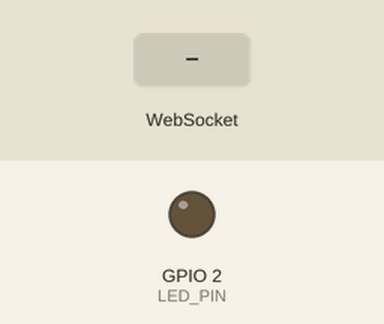
This sketch was run on a simulated ESP32. On the bench: output pins drawn as LEDs (lit = HIGH). Inputs (shaded band) come from the test bench. WiFi joins after 1.5 s; servers stay silent unless stated; storage starts empty; what the sketch prints to the serial monitor is not drawn.

Above: at 2.7 s.
2.8 s: WebSocket text "BALLOON_POPPED" received
At 2.9 s:
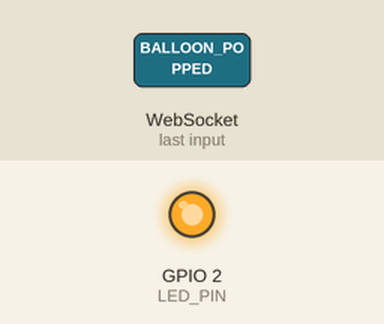
Timing chart, 0 to 5.8 s (numbered marks = the images above; inputs shaded):
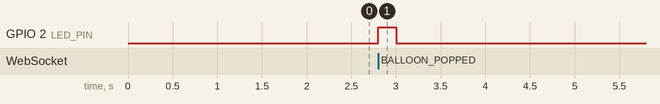

Measured:
- after the input at 2.8 s, GPIO 2 (LED_PIN): LOW → HIGH at once, → LOW 0.20 s later

The sketch:

main.ino
```cpp
#include <WiFi.h>
#include <WebServer.h>
#include <WebSocketsServer.h>
#include <LittleFS.h>

// משתני הרשת שנמצאים בשימוש (מבוסס על קובץ ה-WiFi שלך)
extern const char* home_ssid;
extern const char* home_password;
extern WebServer server;
extern WebSocketsServer webSocket;

// ==========================================
// פונקציית התחברות ל-WiFi
// ==========================================
void connectToWifi() {
  Serial.print("Connecting to Home WiFi: ");
  Serial.println(home_ssid);

  WiFi.begin(home_ssid, home_password);

  // לולאת המקבילה שממתינה עד שהחיבור יושלם בהצלחה
  while (WiFi.status() != WL_CONNECTED) {
    delay(500);
    Serial.print(".");
  }

  Serial.println("\n--- WiFi Connected Successfully! ---");
  Serial.print("ESP32 IP Address (Type this in your Quest 3): http://");
  Serial.println(WiFi.localIP()); // הדפסת ה-IP המקומי עבור המשקפיים
}

// ==========================================
// פונקציית עזר לשרת ה-HTTP (הגשת קבצים מ-LittleFS)
// ==========================================
bool handleFileRead(String path) {
  Serial.println("HTTP Request for: " + path);

  // אם גולשים לנתיב הראשי, נגיש את קובץ ה-index.html
  if (path.endsWith("/")) path += "index.html";

  String contentType = "text/html";
  if (path.endsWith(".js")) contentType = "application/javascript";
  else if (path.endsWith(".css")) contentType = "text/css";

  // בדיקה אם הקובץ קיים פיזית בזיכרון ה-LittleFS של הצ'יפ
  if (LittleFS.exists(path)) {
    File file = LittleFS.open(path, "r");
    server.streamFile(file, contentType);
    file.close();
    return true;
  }

  Serial.println("File not found in LittleFS: " + path);
  return false;
}
```

wifi.ino
```cpp
#include <WiFi.h>
#include <WebServer.h>
#include <WebSocketsServer.h>
#include <LittleFS.h>

// ==========================================
// הגדרות רשת וחומרה
// ==========================================
//const char* home_ssid = "HOTWiFi-154F";     // שם הרשת מהקובץ שלך
//const char* home_password = "14X1Q89TB5GJ";     // סיסמת הרשת מהקובץ שלך
const char* home_ssid = "AndroidAPA861";
const char* home_password = "iszn2501";
#define LED_PIN 2 // הגדרת הלד המובנה של הכרטיס לאינדיקציה

// הגדרת שרתי הרשת
WebServer server(80);          // שרת ה-HTTP שיגיש את ה-HTML וה-JS (פורט 80)
WebSocketsServer webSocket(81); // שרת ה-WebSocket שיקשיב לפיצוצים מהמשקפיים (פורט 81)

// הצהרה על פונקציות שנמצאות בכרטיסיית ה-WiFi כדי שה-main יכיר אותן
void connectToWifi();
bool handleFileRead(String path);

// ==========================================
// פונקציית הטיפול באירועי WebSocket (קבלת הפיצוץ מהמשקפיים)
// ==========================================
// פונקציית ה-Callback המתוקנת עם אותיות קטנות/גדולות נכונות (WStype_t)
void onWebSocketEvent(uint8_t num, WStype_t type, uint8_t * payload, size_t length) {
  switch(type) {

    // שינוי ל-WStype עם t קטנה
    case WStype_DISCONNECTED:
      Serial.printf("[%u] Quest 3 Disconnected! 🔴\n", num);
      break;

    // שינוי ל-WStype עם t קטנה
    case WStype_CONNECTED: {
      IPAddress ip = webSocket.remoteIP(num);
      Serial.printf("[%u] Quest 3 Connected from %d.%d.%d.%d 🟢\n", num, ip[0], ip[1], ip[2], ip[3]);
      break;
    }

    // שינוי ל-WStype עם t קטנה
    case WStype_TEXT: {
      // המרה של המידע שהגיע לטקסט (String)
      String message = String((char*)(payload)).substring(0, length);

      // בדיקה אם הגיע האות המדויק של הפיצוץ המוגדר ב-index.html
      if (message == "BALLOON_POPPED") {
        Serial.println("Boom! Balloon popped by user hands 🎈💥");

        // הדלקת הלד המובנה לשנייה כאינדיקציה חומרתית
        digitalWrite(LED_PIN, HIGH);
        delay(200);
        digitalWrite(LED_PIN, LOW);
      }
      break;
    }
  }
}

// ==========================================
// Setup הראשי
// ==========================================
void setup() {
  // הפעלת התקשורת הטורית בקצב הקבוע שלך
  Serial.begin(115200);

  pinMode(LED_PIN, OUTPUT);
  digitalWrite(LED_PIN, LOW);

  // 1. אתחול מערכת הקבצים הפנימית LittleFS
  if (!LittleFS.begin()) {
    Serial.println("LittleFS Mount Failed! ❌ Check your upload.");
    return;
  }
  Serial.println("LittleFS Mounted Successfully. 📂");

  // 2. הפעלת חיבור ה-WiFi (קורא לפונקציה מכרטיסיית ה-WiFi)
  connectToWifi();

  // 3. הגדרת שרת ה-HTTP להגשת קבצי ה-AR מתוך הזיכרון הפנימי
  server.onNotFound([]() {
    if (!handleFileRead(server.uri())) {
      server.send(404, "text/plain", "FileNotFound");
    }
  });
  server.begin();
  Serial.println("HTTP Server Started.");

  // 4. אתחול שרת ה-WebSocket לפורט 81
  webSocket.begin();
  webSocket.onEvent(onWebSocketEvent);
  Serial.println("WebSocket Server Started on port 81.");
}

// ==========================================
// Loop הראשי
// ==========================================
void loop() {
  // הרצה רציפה של שרתי הרשת בכל מחזור עבודה
  server.handleClient();
  webSocket.loop();
}
```
